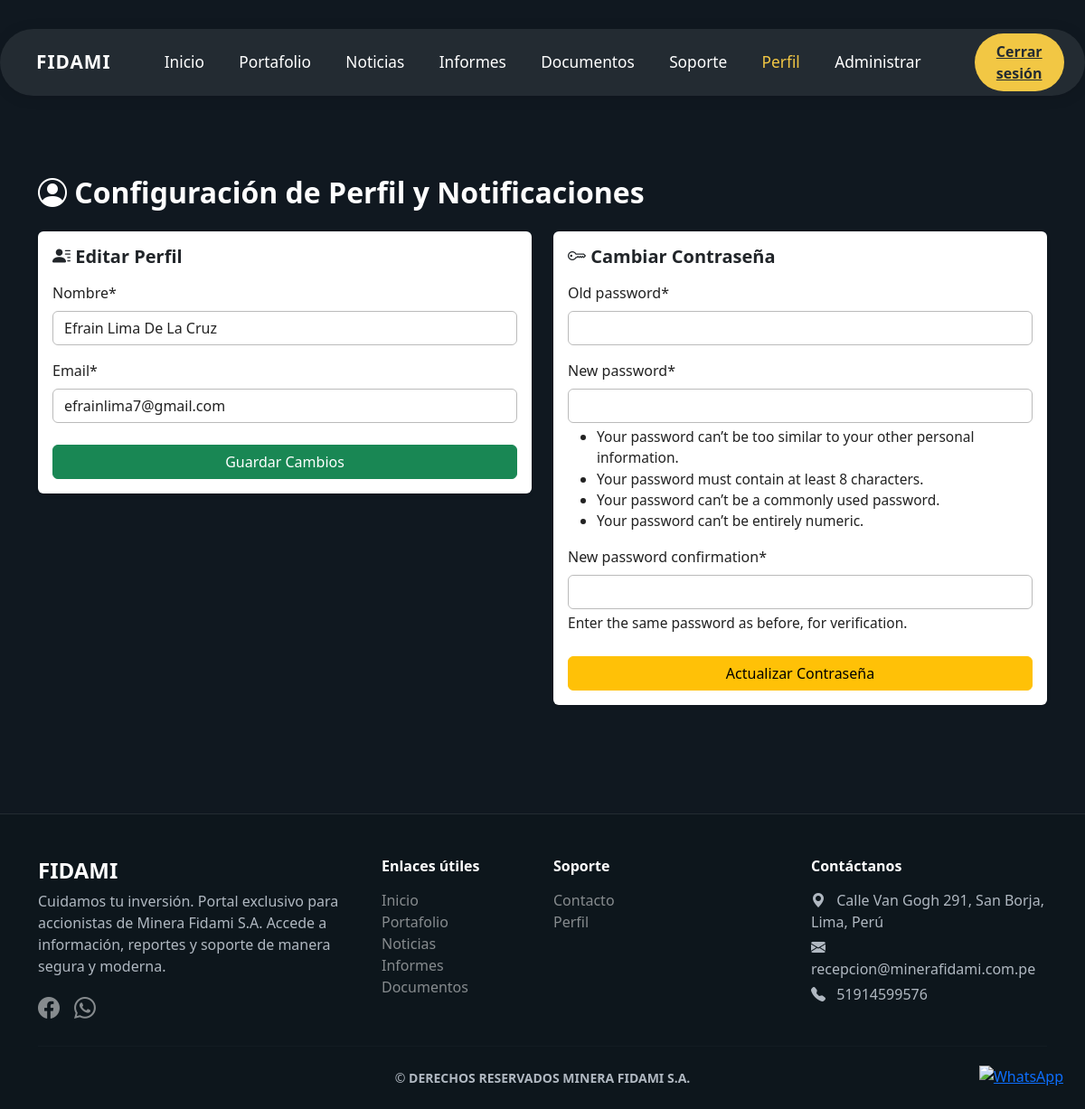
The page /configuracion/ (signed in) on the database its author committed.
### accounts/models.py (models this page shows, shortened)
class Usuario(AbstractUser):
    ESTADO_CHOICES = [
        ('P', 'Pendiente'),
        ('A', 'Aprobado'),
    ]
    ROL_CHOICES = [
        ('accionista', 'Accionista'),
        ('usuario', 'Usuario'),
        ('admin', 'Administrador'),
    ]
    nombre = models.CharField(max_length=255)
    dni = models.CharField(max_length=15, unique=True, default='00000000')
    email = models.EmailField(unique=True)
    estado = models.CharField(max_length=1, choices=ESTADO_CHOICES, default='P')
    fecha_registro = models.DateTimeField(auto_now_add=True)
    fecha_aprobacion = models.DateTimeField(null=True, blank=True)
    rol = models.CharField(max_length=20, choices=ROL_CHOICES, default='accionista')
    groups = models.ManyToManyField(
        'auth.Group',
        related_name='usuario_set',
        blank=True,
        help_text='Los grupos a los que pertenece este usuario.',
        verbose_name='grupos',
    )
    user_permissions = models.ManyToManyField(
        'auth.Permission',
        related_name='usuario_set',
        blank=True,
        help_text='Permisos específicos para este usuario.',
        verbose_name='permisos de usuario',
    )
    USERNAME_FIELD = 'email'
    REQUIRED_FIELDS = ['username', 'nombre']

### soporte/models.py (models this page shows, shortened)
class ContactoConfig(models.Model):
    direccion = models.CharField(max_length=255, default='')
    email = models.EmailField(default='')
    telefono = models.CharField(max_length=50, default='')
    horario = models.CharField(max_length=100, default='')
    mapa_url = models.URLField(default='')
    facebook = models.URLField(blank=True, default='')
    twitter = models.URLField(blank=True, default='')
    instagram = models.URLField(blank=True, default='')
    linkedin = models.URLField(blank=True, default='')
    whatsapp = models.CharField(max_length=20, blank=True, default='')
    class Meta:
        verbose_name = 'Configuración de Contacto'
        verbose_name_plural = 'Configuración de Contacto'

### accounts/decorators.py (the view)
    def _wrapped_view(request, *args, **kwargs):
        if not request.user.is_authenticated:
            return redirect('login')
        if hasattr(request.user, 'estado') and request.user.estado != 'A':
            return redirect('logout')
        return view_func(request, *args, **kwargs)

### configuracion/views.py
class PerfilForm(forms.ModelForm):
    class Meta:
        model = Usuario
        fields = ['nombre', 'email']
        widgets = {
            'nombre': forms.TextInput(attrs={'class': 'form-control', 'placeholder': 'Nombre completo'}),
            'email': forms.EmailInput(attrs={'class': 'form-control', 'placeholder': 'Correo electrónico', 'readonly': 'readonly'}),
        }

### configuracion/views.py (called while the page is built, shortened)
@login_required
@aprobado_required
def configuracion_view(request):
    user = request.user
    perfil_form = PerfilForm(instance=user)
    password_form = PasswordChangeForm(user)
    return render(request, 'configuracion/configuracion.html', {
        'perfil_form': perfil_form,
        'password_form': password_form,
    })

### soporte/context_processors.py (called while the page is built)
def contacto_config(request):
    config = ContactoConfig.objects.first()
    return {'contacto_config': config}

### templates/configuracion/configuracion.html (shortened to what this page needs)
{% extends 'base.html' %}
{% load crispy_forms_tags %}
{% block content %}
<div class="container py-5">
  <h2 class="fw-bold mb-4 text-white"><i class="bi bi-person-circle"></i> Configuración de Perfil y Notificaciones</h2>
  <div class="row g-4">
    <div class="col-md-6">
      <div class="card shadow-sm border-0 mb-4">
        <div class="card-body">
          <h5 class="fw-bold mb-3 text-dark"><i class="bi bi-person-lines-fill"></i> Editar Perfil</h5>
          <form method="post" class="config-form">
            {{ perfil_form|crispy }}
            <button type="submit" name="perfil_submit" class="btn btn-success w-100 mt-2">Guardar Cambios</button>
          </form>
        </div>
      </div>
    </div>
    <div class="col-md-6">
      <div class="card shadow-sm border-0 mb-4">
        <div class="card-body">
          <h5 class="fw-bold mb-3 text-dark"><i class="bi bi-key"></i> Cambiar Contraseña</h5>
          <form method="post" class="config-form">
            {{ password_form|crispy }}
            <button type="submit" name="password_submit" class="btn btn-warning w-100 mt-2">Actualizar Contraseña</button>
          </form>
        </div>
      </div>
    </div>
  </div>
</div>
{% endblock %}

### templates/base.html (shortened to what this page needs)
{% load static %}
<!DOCTYPE html>
<html lang="es">
<head>
    <link rel="stylesheet" href="https://cdn.jsdelivr.net/npm/bootstrap@5.3.2/dist/css/bootstrap.min.css">
    <link rel="stylesheet" href="https://cdn.jsdelivr.net/npm/bootstrap-icons@1.11.3/font/bootstrap-icons.css">
</head>
<body>
<nav class="navbar navbar-expand-lg main-navbar">
  <div class="container-fluid p-0">
    <a class="navbar-brand" href="/dashboard/">FIDAMI</a>
    <div class="collapse navbar-collapse" id="navbarNav">
      {% if user.is_authenticated %}
      <ul class="navbar-nav mx-auto mb-2 mb-lg-0">
        <li class="nav-item"><a class="nav-link {% if request.path == '/dashboard/' %}active{% endif %}" href="/dashboard/">Inicio</a></li>
        <li class="nav-item"><a class="nav-link {% if request.path == '/portafolio/' %}active{% endif %}" href="/portafolio/">Portafolio</a></li>
        <li class="nav-item"><a class="nav-link {% if request.path == '/noticias/' %}active{% endif %}" href="/noticias/">Noticias</a></li>
        <li class="nav-item"><a class="nav-link {% if request.path == '/informes/' %}active{% endif %}" href="/informes/">Informes</a></li>
        <li class="nav-item"><a class="nav-link {% if request.path == '/documentos/' %}active{% endif %}" href="/documentos/">Documentos</a></li>
        <li class="nav-item"><a class="nav-link {% if request.path == '/soporte/' %}active{% endif %}" href="/soporte/">Soporte</a></li>
        <li class="nav-item"><a class="nav-link {% if request.path == '/configuracion/' %}active{% endif %}" href="/configuracion/">Perfil</a></li>
        {% if user.is_superuser or user.rol == 'admin' %}
        <li class="nav-item"><a class="nav-link {% if request.path == '/configuracion/administrar/' %}active{% endif %}" href="/configuracion/administrar/">Administrar</a></li>
        {% endif %}
      </ul>
      <div class="d-flex align-items-center ms-lg-3 mt-2 mt-lg-0">
        <a href="/logout/" class="navbar-btn">Cerrar sesión</a>
      </div>
      {% endif %}
    </div>
  </div>
</nav>
<div class="container-fluid p-0">
    {% block content %}{% endblock %}
</div>
<footer class="mt-5 pt-5" style="background: #0d161c; color: #b0b8c1; border-top: 1px solid #232b32;">
  <div class="container pb-4">
    <div class="row gy-4">
      <div class="col-md-4">
        <h4 class="fw-bold text-white mb-2">FIDAMI</h4>
        <p>Cuidamos tu inversión. Portal exclusivo para accionistas de Minera Fidami S.A. Accede a información, reportes y soporte de manera segura y moderna.</p>
        <div class="d-flex gap-3 mt-3">
          {% if contacto_config.facebook %}<a href="{{ contacto_config.facebook }}" class="text-white-50 fs-4" target="_blank"><i class="bi bi-facebook"></i></a>{% endif %}
          {% if contacto_config.whatsapp %}<a href="https://wa.me/{{ contacto_config.whatsapp }}?text=Hola%2C%20quisiera%20informacion%20sobre" class="text-white-50 fs-4" target="_blank"><i class="bi bi-whatsapp"></i></a>{% endif %}
        </div>
      </div>
      <div class="col-md-2">
        <h6 class="fw-bold text-white mb-3">Enlaces útiles</h6>
        <ul class="list-unstyled">
          <li><a href="/" class="text-white-50 text-decoration-none">Inicio</a></li>
          <li><a href="/portafolio/" class="text-white-50 text-decoration-none">Portafolio</a></li>
          <li><a href="/noticias/" class="text-white-50 text-decoration-none">Noticias</a></li>
          <li><a href="/informes/" class="text-white-50 text-decoration-none">Informes</a></li>
          <li><a href="/documentos/" class="text-white-50 text-decoration-none">Documentos</a></li>
        </ul>
      </div>
      <div class="col-md-3">
        <h6 class="fw-bold text-white mb-3">Soporte</h6>
        <ul class="list-unstyled">
          <li><a href="/soporte/" class="text-white-50 text-decoration-none">Contacto</a></li>
          <li><a href="/configuracion/" class="text-white-50 text-decoration-none">Perfil</a></li>
        </ul>
      </div>
      <div class="col-md-3">
        <h6 class="fw-bold text-white mb-3">Contáctanos</h6>
        <p class="mb-1"><i class="bi bi-geo-alt-fill me-2"></i> {{ contacto_config.direccion|default:'-' }}</p>
        <p class="mb-1"><i class="bi bi-envelope-fill me-2"></i> {{ contacto_config.email|default:'-' }}</p>
        <p class="mb-1"><i class="bi bi-telephone-fill me-2"></i> {{ contacto_config.telefono|default:'-' }}</p>
      </div>
    </div>
    <hr class="my-4" style="border-color: #232b32;">
    <div class="row">
      <div class="col text-center small">
        &copy; {{ now|date:'Y' }} <span class="fw-bold">DERECHOS RESERVADOS MINERA FIDAMI S.A.</span>
      </div>
    </div>
  </div>
</footer>
{% if contacto_config.whatsapp %}
<a href="https://wa.me/{{ contacto_config.whatsapp }}?text=Hola%2C%20quisiera%20informacion%20sobre" target="_blank" title="Chatea con nosotros por WhatsApp" style="position:fixed;bottom:24px;right:24px;z-index:9999;">
  <img src="https://upload.wikimedia.org/wikipedia/commons/6/6b/WhatsApp.svg" alt="WhatsApp" style="width:56px;height:56px;">
</a>
{% endif %}
</body>
</html>

### templates/base.html (style rules this page uses)
body { background-color: #101820; }
.main-navbar { background: #232b32; border-radius: 2.5rem; margin: 2rem auto 2.5rem auto; max-width: 1200px; box-shadow: 0 2px 16px 0 rgba(0,0,0,0.10); padding: 0.3rem 2.5rem; position: relative; }
.main-navbar .navbar-brand { color: #fff; font-weight: 700; font-size: 1.3rem; letter-spacing: 1px; margin-right: 2.5rem; }
.main-navbar .navbar-nav .nav-link { color: #fff; font-weight: 400; font-size: 1.08rem; margin: 0 0.7rem; transition: color 0.2s; }
.main-navbar .navbar-nav .nav-link.active, .main-navbar .navbar-nav .nav-link:hover { color: #f2c744; }
.main-navbar .navbar-btn { background: #f2c744; color: #232b32; border-radius: 2rem; font-weight: 600; padding: 0.5rem 1.5rem; font-size: 1rem; border: none; margin-left: 1.5rem; transition: background 0.2s, color 0.2s; }

### templates/configuracion/configuracion.html (style rules this page uses)
.config-form label { color: #222 !important; }
.config-form input, .config-form select, .config-form textarea { color: #222 !important; background: #fff !important; border: 1px solid #bbb; }
.config-form .helptext, .config-form .text-danger, .config-form .errorlist, .config-form ul.errorlist li, .config-form .form-text, .config-form .invalid-feedback, .config-form .valid-feedback, .config-form .password-help, .config-form .form-group .help-block { color: #222 !important; background: transparent !important; font-size: 0.97rem; opacity: 1 !important; text-shadow: none !important; }

### rows shown on the page
Usuario: nombre "Efrain Lima De La Cruz", email "efrainlima7@gmail.com"
ContactoConfig: direccion "Calle Van Gogh 291, San Borja, Lima, Perú", email "recepcion@minerafidami.com.pe", telefono "51914599576"
